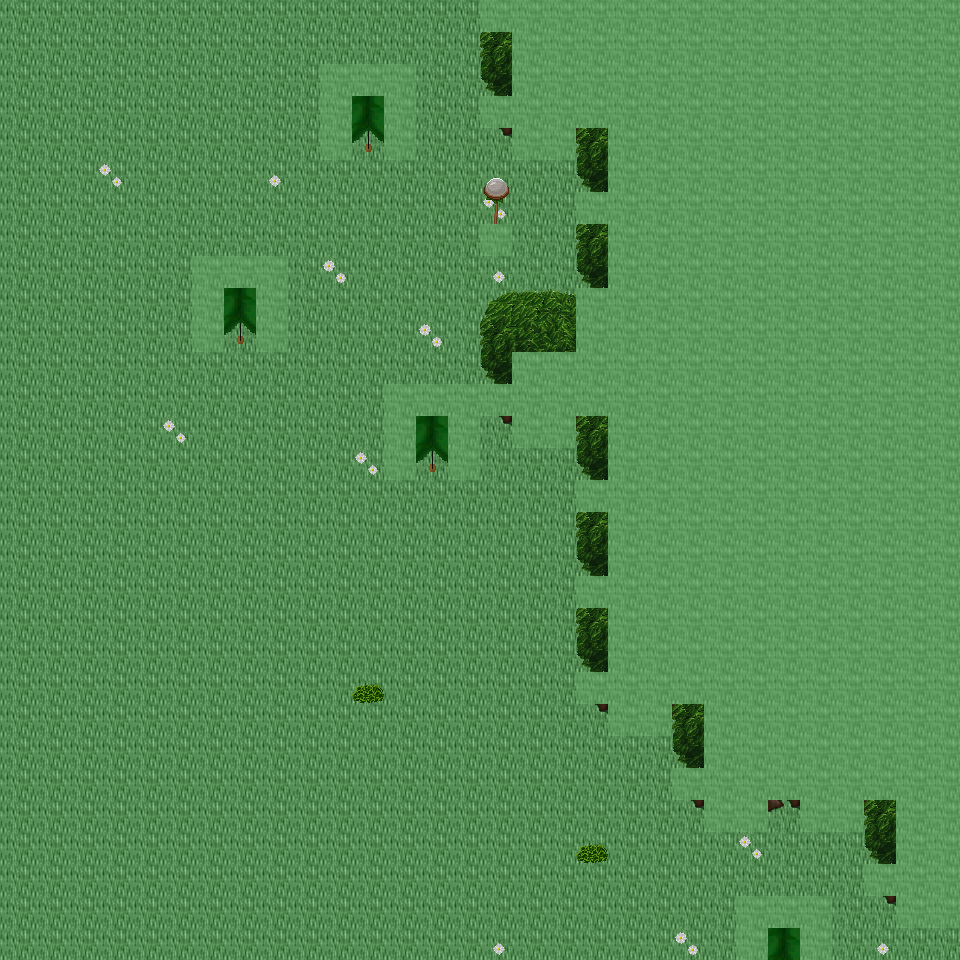

This game map was drawn from its Tiled (.tmx) file and the tilesets committed beside it. A one-line description and the trimmed map source follow:
An orthogonal 30x30 tile map with 32x32 px tiles, 6 tile layers (Ground, Object, Object2, Above, ...), 34 tilesets and 6 objects (6x mapExit).

<map version="1.0" orientation="orthogonal" renderorder="right-down" width="30" height="30" tilewidth="32" tileheight="32" nextobjectid="7">
  <tileset firstgid="1" name="tileset_ground_ground" tilewidth="32" tileheight="32" tilecount="33" columns="3">
    <image source="../drawable/tileset_ground_ground.png" width="96" height="352" />
  </tileset>
  <tileset firstgid="34" name="tileset_ground_grass_edges" tilewidth="32" tileheight="32" tilecount="36" columns="12">
    <image source="../drawable/tileset_ground_grass_edges.png" width="384" height="96" />
  </tileset>
  <tileset firstgid="70" name="tileset_ground_earth_edges" tilewidth="32" tileheight="32" tilecount="18" columns="6">
    <image source="../drawable/tileset_ground_earth_edges.png" width="192" height="96" />
  </tileset>
  <tileset firstgid="88" name="tileset_ground_grass_corners" tilewidth="32" tileheight="32" tilecount="24" columns="6">
    <image source="../drawable/tileset_ground_grass_corners.png" width="192" height="128" />
  </tileset>
  <tileset firstgid="112" name="tileset_plant_grasses" tilewidth="32" tileheight="32" tilecount="6" columns="3">
    <image source="../drawable/tileset_plant_grasses.png" width="96" height="64" />
  </tileset>
  <tileset firstgid="118" name="tileset_plant_flower_daisy_blue" tilewidth="32" tileheight="32" tilecount="8" columns="2">
    <image source="../drawable/tileset_plant_flower_daisy_blue.png" width="64" height="128" />
  </tileset>
  <tileset firstgid="126" name="tileset_plant_flower_daisy_yellow" tilewidth="32" tileheight="32" tilecount="8" columns="2">
    <image source="../drawable/tileset_plant_flower_daisy_yellow.png" width="64" height="128" />
  </tileset>
  <tileset firstgid="134" name="tileset_plant_bush_bushes" tilewidth="32" tileheight="32" tilecount="10" columns="5">
    <image source="../drawable/tileset_plant_bush_bushes.png" width="160" height="64" />
  </tileset>
  <tileset firstgid="144" name="tileset_plant_flower_daisy_red" tilewidth="32" tileheight="32" tilecount="8" columns="2">
    <image source="../drawable/tileset_plant_flower_daisy_red.png" width="64" height="128" />
  </tileset>
  <tileset firstgid="152" name="tileset_plant_flower_daisy_white" tilewidth="32" tileheight="32" tilecount="8" columns="2">
    <image source="../drawable/tileset_plant_flower_daisy_white.png" width="64" height="128" />
  </tileset>
  <tileset firstgid="160" name="tileset_logic_collision" tilewidth="32" tileheight="32" tilecount="1" columns="1">
    <image source="../drawable/tileset_logic_collision.png" width="32" height="32" />
  </tileset>
  <tileset firstgid="161" name="tileset_plant_stump_stump_brown" tilewidth="32" tileheight="32" tilecount="4" columns="2">
    <image source="../drawable/tileset_plant_stump_stump_brown.png" width="64" height="64" />
  </tileset>
  <tileset firstgid="165" name="tileset_plant_tree_tree_green" tilewidth="32" tileheight="32" tilecount="88" columns="8">
    <image source="../drawable/tileset_plant_tree_tree_green.png" width="256" height="352" />
  </tileset>
  <tileset firstgid="253" name="tileset_logic_item_resources" tilewidth="32" tileheight="32" tilecount="6" columns="6">
    <image source="../drawable/tileset_logic_item_resources.png" width="192" height="32" />
  </tileset>
  <tileset firstgid="259" name="tileset_logic_item_mushroom" tilewidth="32" tileheight="32" tilecount="6" columns="6">
    <image source="../drawable/tileset_logic_item_mushroom.png" width="192" height="32" />
  </tileset>
  <tileset firstgid="265" name="tileset_object_tent" tilewidth="32" tileheight="32" tilecount="9" columns="3">
    <image source="../drawable/tileset_object_tent.png" width="96" height="96" />
  </tileset>
  <tileset firstgid="274" name="tileset_logic_creature_albino_elf" tilewidth="32" tileheight="32" tilecount="5" columns="5">
    <image source="../drawable/tileset_logic_creature_albino_elf.png" width="160" height="32" />
  </tileset>
  <tileset firstgid="279" name="tileset_ground_ladder_vertical_dark" tilewidth="32" tileheight="32" tilecount="3" columns="3">
    <image source="../drawable/tileset_ground_ladder_vertical_dark.png" width="96" height="32" />
  </tileset>
  <tileset firstgid="282" name="tileset_ground_ladder_horizontal_dark" tilewidth="32" tileheight="32" tilecount="3" columns="1">
    <image source="../drawable/tileset_ground_ladder_horizontal_dark.png" width="32" height="96" />
  </tileset>
  <tileset firstgid="285" name="tileset_furniture_light_flames" tilewidth="32" tileheight="32" tilecount="6" columns="6">
    <image source="../drawable/tileset_furniture_light_flames.png" width="192" height="32" />
  </tileset>
  <tileset firstgid="291" name="tileset_furniture_table_tree_stump_table" tilewidth="32" tileheight="32" tilecount="4" columns="2">
    <image source="../drawable/tileset_furniture_table_tree_stump_table.png" width="64" height="64" />
  </tileset>
  <tileset firstgid="295" name="tileset_furniture_chair_stool" tilewidth="32" tileheight="32" tilecount="1" columns="1">
    <image source="../drawable/tileset_furniture_chair_stool.png" width="32" height="32" />
  </tileset>
  <tileset firstgid="296" name="tileset_logic_creature_ent" tilewidth="32" tileheight="32" tilecount="4" columns="4">
    <image source="../drawable/tileset_logic_creature_ent.png" width="128" height="32" />
  </tileset>
  <tileset firstgid="300" name="tileset_logic_creature_animal" tilewidth="32" tileheight="32" tilecount="32" columns="8">
    <image source="../drawable/tileset_logic_creature_animal.png" width="256" height="128" />
  </tileset>
  <tileset firstgid="332" name="tileset_logic_portal" tilewidth="32" tileheight="32" tilecount="24" columns="8">
    <image source="../drawable/tileset_logic_portal.png" width="256" height="96" />
  </tileset>
  <tileset firstgid="356" name="tileset_logic_item_herb" tilewidth="32" tileheight="32" tilecount="5" columns="5">
    <image source="../drawable/tileset_logic_item_herb.png" width="160" height="32" />
  </tileset>
  <tileset firstgid="361" name="tileset_ground_pothole" tilewidth="32" tileheight="32" tilecount="4" columns="4">
    <image source="../drawable/tileset_ground_pothole.png" width="128" height="32" />
  </tileset>
  <tileset firstgid="365" name="tileset_logic_creature_elemental" tilewidth="32" tileheight="32" tilecount="16" columns="8">
    <image source="../drawable/tileset_logic_creature_elemental.png" width="256" height="64" />
  </tileset>
  <tileset firstgid="381" name="tileset_plant_bush_bush_pinks" tilewidth="32" tileheight="32" tilecount="4" columns="2">
    <image source="../drawable/tileset_plant_bush_bush_pinks.png" width="64" height="64" />
  </tileset>
  <tileset firstgid="385" name="tileset_light_door_light" tilewidth="32" tileheight="32" tilecount="12" columns="3">
    <image source="../drawable/tileset_light_door_light.png" width="96" height="128" />
  </tileset>
  <tileset firstgid="397" name="tileset_light_dim_light_7x5" tilewidth="32" tileheight="32" tilecount="35" columns="7">
    <image source="../drawable/tileset_light_dim_light_7x5.png" width="224" height="160" />
  </tileset>
  <tileset firstgid="432" name="tileset_light_light_5x5" tilewidth="32" tileheight="32" tilecount="25" columns="5">
    <image source="../drawable/tileset_light_light_5x5.png" width="160" height="160" />
  </tileset>
  <tileset firstgid="457" name="tileset_furniture_light_roots_lamp" tilewidth="32" tileheight="32" tilecount="6" columns="2">
    <image source="../drawable/tileset_furniture_light_roots_lamp.png" width="64" height="96" />
  </tileset>
  <tileset firstgid="463" name="tileset_building_huts" tilewidth="32" tileheight="32" tilecount="338" columns="26">
    <image source="../drawable/tileset_building_huts.png" width="832" height="416" />
  </tileset>
  <layer name="Ground" width="30" height="30">
    <data>[900 cells, 900 non-empty, 1 distinct tile ids]</data>
  </layer>
  <layer name="Object" width="30" height="30">
    <data>[900 cells, 116 non-empty, 24 distinct tile ids]</data>
  </layer>
  <layer name="Object2" width="30" height="30">
    <data>[900 cells, 0 non-empty, 0 distinct tile ids]</data>
  </layer>
  <layer name="Above" width="30" height="30">
    <data>[900 cells, 319 non-empty, 22 distinct tile ids]</data>
  </layer>
  <layer name="Above2" width="30" height="30">
    <data>[900 cells, 0 non-empty, 0 distinct tile ids]</data>
  </layer>
  <layer name="Walkable" width="30" height="30">
    <data>[900 cells, 340 non-empty, 1 distinct tile ids]</data>
  </layer>
  <objectgroup name="MapEvents">
    <object id="1" name="north" type="mapExit" x="0" y="0" width="480" height="32">
      <properties>
        <property name="map" value="level_0_x121_y128" />
        <property name="x" value="0" />
        <property name="y" value="28" />
      </properties>
    </object>
    <object id="2" name="south" type="mapExit" x="0" y="928" width="736" height="32">
      <properties>
        <property name="map" value="level_0_x121_y130" />
        <property name="x" value="0" />
        <property name="y" value="1" />
      </properties>
    </object>
    <object id="3" name="south2" type="mapExit" x="768" y="928" width="32" height="32">
      <properties>
        <property name="map" value="level_0_x121_y130" />
        <property name="x" value="24" />
        <property name="y" value="1" />
      </properties>
    </object>
    <object id="4" name="south3" type="mapExit" x="832" y="928" width="128" height="32">
      <properties>
        <property name="map" value="level_0_x121_y130" />
        <property name="x" value="26" />
        <property name="y" value="1" />
      </properties>
    </object>
    <object id="5" name="west" type="mapExit" x="0" y="0" width="32" height="960">
      <properties>
        <property name="map" value="level_0_x120_y129" />
        <property name="x" value="28" />
        <property name="y" value="0" />
      </properties>
    </object>
    <object id="6" name="east" type="mapExit" x="928" y="928" width="32" height="32">
      <properties>
        <property name="map" value="level_0_x122_y129" />
        <property name="x" value="1" />
        <property name="y" value="29" />
      </properties>
    </object>
  </objectgroup>
</map>
